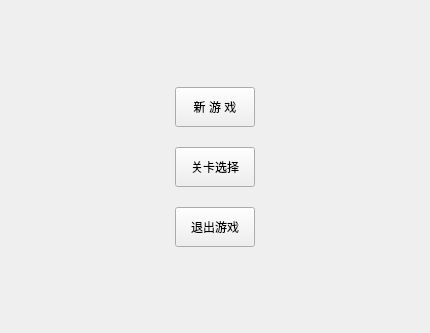
<?xml version="1.0" encoding="UTF-8"?>
<ui version="4.0">
 <class>HomeWgt</class>
 <widget class="QWidget" name="HomeWgt">
  <property name="geometry">
   <rect>
    <x>0</x>
    <y>0</y>
    <width>430</width>
    <height>333</height>
   </rect>
  </property>
  <property name="windowTitle">
   <string>Form</string>
  </property>
  <layout class="QHBoxLayout" name="horizontalLayout">
   <item>
    <spacer name="horizontalSpacer">
     <property name="orientation">
      <enum>Qt::Horizontal</enum>
     </property>
     <property name="sizeHint" stdset="0">
      <size>
       <width>159</width>
       <height>20</height>
      </size>
     </property>
    </spacer>
   </item>
   <item>
    <layout class="QVBoxLayout" name="verticalLayout">
     <property name="spacing">
      <number>20</number>
     </property>
     <property name="bottomMargin">
      <number>0</number>
     </property>
     <item>
      <spacer name="verticalSpacer">
       <property name="orientation">
        <enum>Qt::Vertical</enum>
       </property>
       <property name="sizeHint" stdset="0">
        <size>
         <width>20</width>
         <height>40</height>
        </size>
       </property>
      </spacer>
     </item>
     <item>
      <widget class="QPushButton" name="m_pBtnNew">
       <property name="minimumSize">
        <size>
         <width>0</width>
         <height>40</height>
        </size>
       </property>
       <property name="text">
        <string>新 游 戏</string>
       </property>
      </widget>
     </item>
     <item>
      <widget class="QPushButton" name="m_pBtnSelect">
       <property name="minimumSize">
        <size>
         <width>0</width>
         <height>40</height>
        </size>
       </property>
       <property name="text">
        <string>关卡选择</string>
       </property>
      </widget>
     </item>
     <item>
      <widget class="QPushButton" name="m_pBtnExit">
       <property name="minimumSize">
        <size>
         <width>0</width>
         <height>40</height>
        </size>
       </property>
       <property name="text">
        <string>退出游戏</string>
       </property>
      </widget>
     </item>
     <item>
      <spacer name="verticalSpacer_2">
       <property name="orientation">
        <enum>Qt::Vertical</enum>
       </property>
       <property name="sizeHint" stdset="0">
        <size>
         <width>20</width>
         <height>40</height>
        </size>
       </property>
      </spacer>
     </item>
    </layout>
   </item>
   <item>
    <spacer name="horizontalSpacer_2">
     <property name="orientation">
      <enum>Qt::Horizontal</enum>
     </property>
     <property name="sizeHint" stdset="0">
      <size>
       <width>158</width>
       <height>20</height>
      </size>
     </property>
    </spacer>
   </item>
  </layout>
 </widget>
 <resources/>
 <connections/>
</ui>
